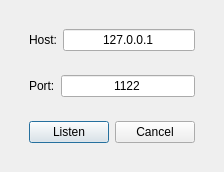
<?xml version="1.0" encoding="UTF-8"?>
<ui version="4.0">
 <class>ListenForm</class>
 <widget class="QWidget" name="ListenForm">
  <property name="windowModality">
   <enum>Qt::ApplicationModal</enum>
  </property>
  <property name="geometry">
   <rect>
    <x>0</x>
    <y>0</y>
    <width>223</width>
    <height>169</height>
   </rect>
  </property>
  <property name="sizePolicy">
   <sizepolicy hsizetype="Fixed" vsizetype="Fixed">
    <horstretch>0</horstretch>
    <verstretch>0</verstretch>
   </sizepolicy>
  </property>
  <property name="windowTitle">
   <string>Listen</string>
  </property>
  <layout class="QGridLayout" name="gridLayout">
   <item row="0" column="0">
    <widget class="QWidget" name="widget" native="true">
     <layout class="QVBoxLayout" name="verticalLayout">
      <item>
       <widget class="QWidget" name="widget" native="true">
        <layout class="QHBoxLayout" name="horizontalLayout_2">
         <item>
          <widget class="QLabel" name="label">
           <property name="text">
            <string>Host:</string>
           </property>
          </widget>
         </item>
         <item>
          <widget class="QLineEdit" name="lineEdit">
           <property name="text">
            <string>127.0.0.1</string>
           </property>
           <property name="alignment">
            <set>Qt::AlignCenter</set>
           </property>
          </widget>
         </item>
        </layout>
       </widget>
      </item>
      <item>
       <widget class="QWidget" name="widget" native="true">
        <layout class="QHBoxLayout" name="horizontalLayout_3">
         <item>
          <widget class="QLabel" name="label_2">
           <property name="text">
            <string>Port:</string>
           </property>
          </widget>
         </item>
         <item>
          <widget class="QLineEdit" name="lineEdit_2">
           <property name="text">
            <string>1122</string>
           </property>
           <property name="alignment">
            <set>Qt::AlignCenter</set>
           </property>
          </widget>
         </item>
        </layout>
       </widget>
      </item>
      <item>
       <widget class="QWidget" name="widget" native="true">
        <layout class="QHBoxLayout" name="horizontalLayout">
         <item>
          <widget class="QPushButton" name="pushButton">
           <property name="minimumSize">
            <size>
             <width>80</width>
             <height>0</height>
            </size>
           </property>
           <property name="maximumSize">
            <size>
             <width>80</width>
             <height>16777215</height>
            </size>
           </property>
           <property name="text">
            <string>Listen</string>
           </property>
           <property name="autoDefault">
            <bool>true</bool>
           </property>
           <property name="default">
            <bool>true</bool>
           </property>
          </widget>
         </item>
         <item>
          <widget class="QPushButton" name="pushButton_2">
           <property name="maximumSize">
            <size>
             <width>80</width>
             <height>16777215</height>
            </size>
           </property>
           <property name="text">
            <string>Cancel</string>
           </property>
          </widget>
         </item>
        </layout>
       </widget>
      </item>
     </layout>
    </widget>
   </item>
  </layout>
 </widget>
 <resources/>
 <connections/>
</ui>
